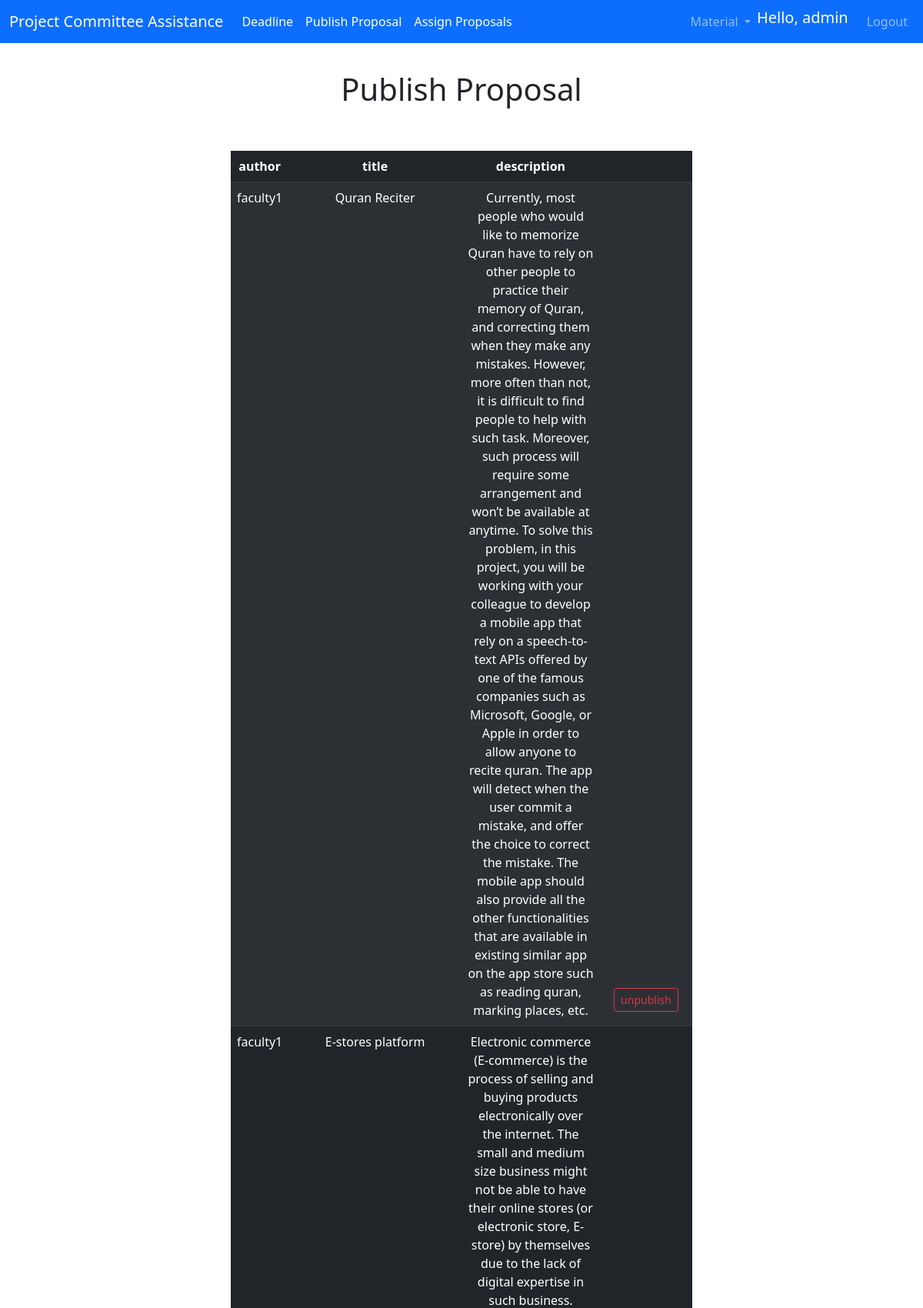
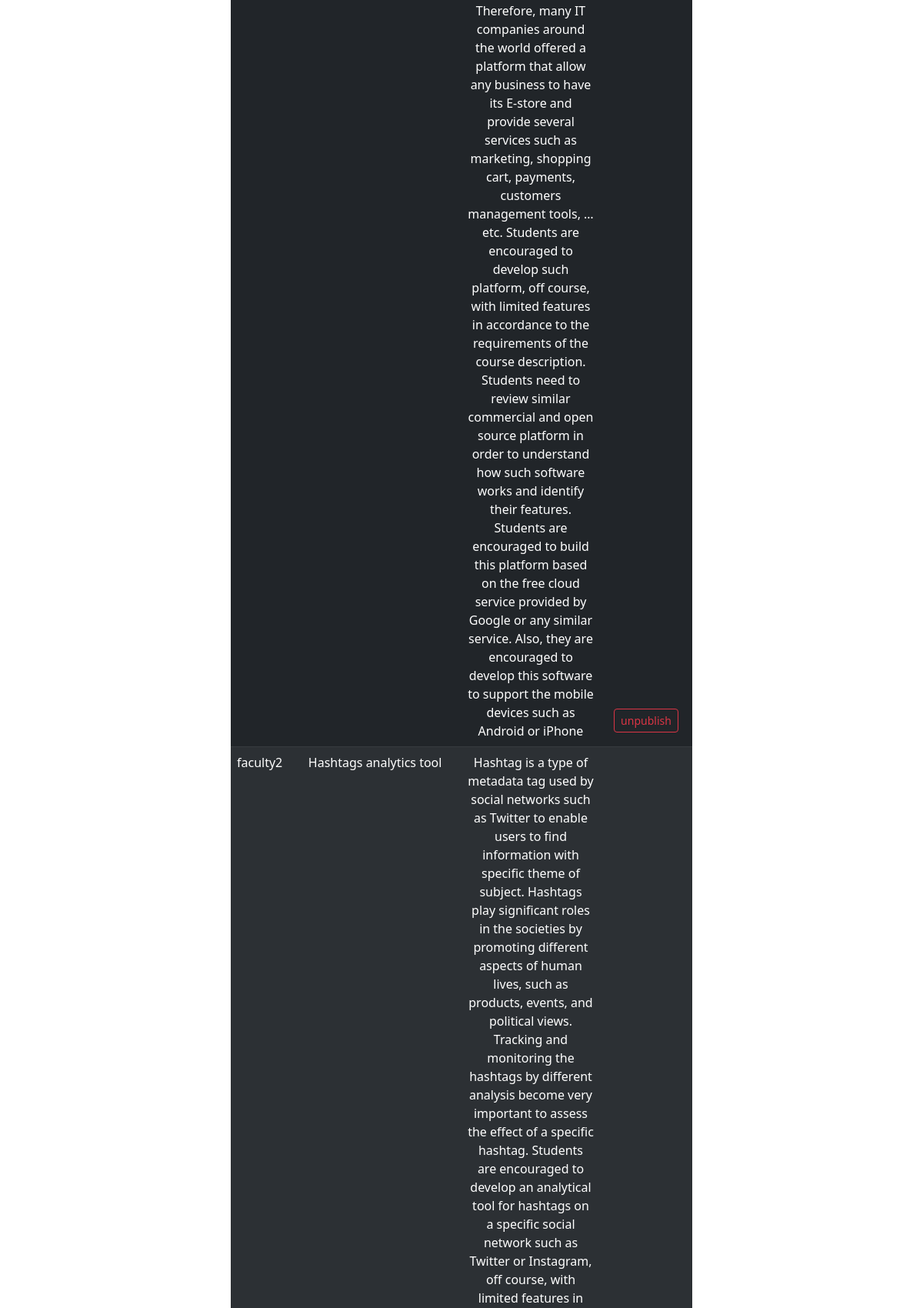
The page /publish_proposal (signed in, upper part) on the database its author committed (2 pictures, top to bottom).
### app/models.py (models this page shows, shortened)
class User(UserMixin,db.Model):
    id = db.Column(db.Integer, primary_key=True)
    username = db.Column(db.String(64), index=True, unique=True, nullable=False)
    email = db.Column(db.String(120), index=True, unique=True, nullable=False)
    password_hash = db.Column(db.String(128), nullable=False)
    admin = db.Column(db.Boolean, default=False)
    faculty = db.Column(db.Boolean, default=False)
    student = db.Column(db.Boolean, default=False)
    leader = db.Column(db.Boolean, default=False)
    sId = db.Column(db.Integer)
    gpa = db.Column(db.Float)
    member = db.Column(db.Integer, db.ForeignKey('group.id'))
    author = db.relationship('Proposal', backref='user', lazy=True)

class Proposal(db.Model):
    id = db.Column(db.Integer, primary_key=True,)
    title = db.Column(db.String(64), index=True, unique=True, nullable=False)
    desc = db.Column(db.String(2064), index=True, nullable=False)
    published = db.Column(db.Boolean, default=False)
    owned = db.Column(db.Boolean, default=False)
    author = db.Column(db.Integer, db.ForeignKey('user.id'))
    holder = db.Column(db.Integer, db.ForeignKey('group.id'))

### app/routes.py (the view)
@app.route('/publish_proposal', methods=['GET', 'POST'])
@login_required
@isAdmin()
def publishProposal():
    if not isinstance(dateRank, str):
        if dateRank < date.today():
            flash('deadline has passed!','danger')
            return redirect(url_for('index'))
    proposals = Proposal.query.filter_by()
    authors = []
    for proposal in proposals:
        user = User.query.filter_by(id = proposal.author).first()
        authors.append(user.username)
    authors.reverse()
    return render_template("publish_proposal.html", title='Publish Proposal', proposals = proposals, authors = authors)

### app/models.py (called while the page is built)
@login.user_loader
def load_user(id):
    return User.query.get(int(id))

### app/templates/publish_proposal.html
{% extends "base.html" %}
{% block content %}
<h1 class="d-flex aligns-items-center justify-content-center header" style= "margin-top: 3%;">Publish Proposal</h1>
<br>
<br>
<div class="text-center" style="margin-left : 25% ;width: 50%;">
    <table class="table d-table table-dark table-striped">
        <thead>
            <tr>
            <th scope="col">author</th>
            <th scope="col">title</th>
            <th scope="col">description</th>
            <th scope="col" style="width: 20%;"></th>
            </tr>
        </thead>
        <tbody>
            {% for proposal in proposals %}
            <tr>
                <td>{{ authors.pop() }}</td>
                <td>{{ proposal.title }}</td>
                <td style="width: 30%; word-break: break-word;">{{ proposal.desc }}</td>
                {%if not proposal.published %}
                <td style="vertical-align: bottom;">
                    <a href="{{ url_for('publishProposals', id=proposal.id) }}" class="btn btn-outline-info btn-sm" style="margin-bottom: 10px;">publish</a>
                </td>
                {% else %}
                <td style="vertical-align: bottom;">
                    <a href="{{ url_for('publishProposals', id=proposal.id) }}" class="btn btn-outline-danger btn-sm" style="margin-bottom: 10px;">unpublish</a>
                </td>
                {% endif %}
            </tr>
            {% endfor %}
        </tbody>
    </table>
    </div>
{% endblock %}

### app/templates/base.html (shortened to what this page needs)
<!DOCTYPE html>
<html>
    <head>
        <link href="https://cdn.jsdelivr.net/npm/bootstrap@5.3.0-alpha1/dist/css/bootstrap.min.css" rel="stylesheet">
    </head>
    <body>
        <nav class="navbar navbar-expand-lg navbar-dark bg-primary">
            <div class="container-fluid">
              <a class="navbar-brand" href="{{ url_for('index') }}">Project Committee Assistance</a>
              <div class="collapse navbar-collapse" id="navbarSupportedContent">
                <ul class="navbar-nav me-auto my-2 my-lg-0 ">
                  {% if current_user.admin %}
                  <li class="nav-item">
                      <a class="nav-link active" href="{{ url_for('deadline') }}">Deadline</a>
                  </li>
                  <li class="nav-item">
                    <a class="nav-link active" href="{{ url_for('publishProposal') }}">Publish Proposal</a>
                  </li>
                  <li class="nav-item">
                    <a class="nav-link active" href="{{ url_for('assign_project') }}">Assign Proposals</a>
                  </li>
                  {% endif %}
                </ul>
                <ul class="navbar-nav ms-auto mb-2 mb-lg-0">
                  <li class="nav-item dropdown">
                    <a class="nav-link dropdown-toggle" href="#" role="button" data-bs-toggle="dropdown" aria-expanded="false">
                      Material
                    </a>
                  </li>
                  {% if current_user.is_anonymous %}
                  <li class="nav-item">
                    <a class="nav-link" href="{{ url_for('loginChoice') }}" >Login</a>
                  </li>
                  <li class="nav-item">
                    <a class="nav-link" href="{{ url_for('registerChoice') }}" >Register</a>
                  </li>
                  {% else %}
                  <li class="nav-item">
                    <span class="navbar-brand">Hello, {{current_user.username}}</span>
                  </li>
                  <li class="nav-item">
                    <a class="nav-link" href="{{ url_for('logout') }}" >Logout</a>
                  </li>
                {% endif %}
                </ul>
              </div>
            </div>
          </nav>
        {% block content %}{% endblock %}
    </body>
</html>

### rows shown on the page
User: username "admin"
Proposal: title "Quran Reciter", desc "Currently, most people who would like to memorize Quran have to rely on other people to practice their memory of Quran, and correcting them when they make any mistakes. However, more often than not, it is difficult to find people to help with such task. Moreover, such process will require some arrangement and won’t be available at anytime. To solve this problem, in this project, you will be working with your colleague to develop a mobile app that rely on a speech-to-text APIs offered by one of the famous companies such as Microsoft, Google, or Apple in order to allow anyone to recite quran. The app will detect when the user commit a mistake, and offer the choice to correct the mistake. The…"
User: pop "faculty1"
Proposal: title "E-stores platform", desc "Electronic commerce (E-commerce) is the process of selling and buying products electronically over the internet. The small and medium size business might not be able to have their online stores (or electronic store, E-store) by themselves due to the lack of digital expertise in such business. Therefore, many IT companies around the world offered a platform that allow any business to have its E-store and provide several services such as marketing, shopping cart, payments, customers management tools, … etc. Students are encouraged to develop such platform, off course, with limited features in accordance to the requirements of the course description. Students need to review similar commercial…"
Proposal: title "Hashtags analytics tool"
User: pop "faculty2"
